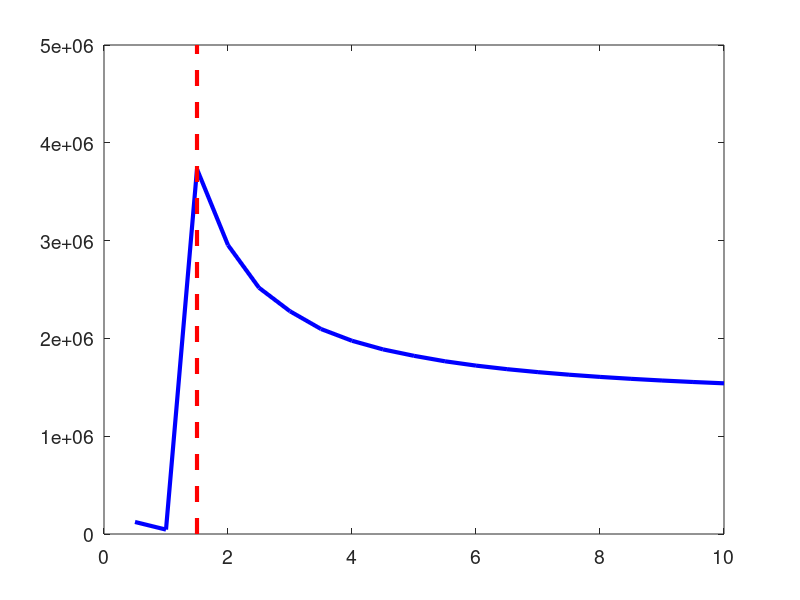

The MATLAB source for this figure: (Note: this script raises an error after producing the figure.)
clear all
close all
clc

% Set_rho_tf50 = zeros(20);
% Set_Wc_tf50 = zeros(20,7,7);
% Set_Wd_tf50 = zeros(20,7,7);
f = [0.5 : 0.5 : 10];
% 
% for i = 1 : length(f)
%     [rho, Wc, Wd] = Main_for_DOCandDODR_Loop(f(i)); 
%     Set_rho_tf50(i) = rho;
%     Set_Wc_tf50(i,:,:) = Wc;
%     Set_Wd_tf50(i,:,:) = Wd;
% end
% 
% save Set_rho_tf50.mat Set_rho_tf50;
% save Set_Wc_tf50.mat Set_Wc_tf50;
% save Set_Wd_tf50.mat Set_Wd_tf50;

load Set_rho_tf50.mat;
load Set_Wc_tf50.mat;
load Set_Wd_tf50.mat;

for i = 1: length(f)
    dummy(:,:) = Set_Wc_tf50(i,:,:);
    dummy2(:,:) = Set_Wd_tf50(i,:,:);
    rho(i) = trace(inv(dummy)*dummy2);
    invWctrace(i) = trace(inv(dummy));
    Wdtrace(i) = trace(dummy2);
    rho_c(i) = trace(inv(dummy)*[0 0 10 0 0 0 0]'*[0 0 10 0 0 0 0]);
end

for j = 1 : 7
    for i = 1 : length(f)    
        dummy(:,:) = Set_Wc_tf50(i,:,:);
        idummy = inv(dummy);
        invWc(j,i) = idummy(j,j);        
    end
end

Wc1(:,:) =  Set_Wc_tf50(2,:,:);
Wc2(:,:) =  Set_Wc_tf50(3,:,:);
Wd(:,:) =  Set_Wd_tf50(1,:,:);

figure;plot(f,rho,'b','LineWidth',3)
hold on
plot([1.5, 1.5], [0,5000000],'--r','LineWidth',3)
set(gca,'Fontsize',14,'FontWeight','demi')
xlabel('cut off frequency of actuator(Hz)')
title('DODR at final time = 50')
grid on
legend('DODR', 'critical line')

figure;plot(f,rho_c,'b','LineWidth',3)
set(gca,'Fontsize',14,'FontWeight','demi')
xlabel('cut off frequency of actuator(Hz)')
title('DOC at final time = 50')
grid on

figure;plot(f,invWctrace,'b','LineWidth',3)
set(gca,'Fontsize',14,'FontWeight','demi')
xlabel('cut off frequency of actuator(Hz)')
title('trace of inverse of Wc')
grid on

figure;plot(f,Wdtrace,'b','LineWidth',3)
set(gca,'Fontsize',14,'FontWeight','demi')
xlabel('cut off frequency of actuator(Hz)')
title('trace of Wd')
grid on



figure;plot(f,invWc(1,:),'b','LineWidth',3)
set(gca,'Fontsize',14,'FontWeight','demi')
% xlabel('cut off frequency of actuator(Hz)')
title('(1,1) of inverse of Wc')
grid on

figure;plot(f,invWc(2,:),'b','LineWidth',3)
set(gca,'Fontsize',14,'FontWeight','demi')
% xlabel('cut off frequency of actuator(Hz)')
title('(2,2) of inverse of Wc')
grid on

figure;plot(f,invWc(3,:),'b','LineWidth',3)
set(gca,'Fontsize',14,'FontWeight','demi')
% xlabel('cut off frequency of actuator(Hz)')
title('(3,3) of inverse of Wc')
grid on

figure;plot(f,invWc(4,:),'b','LineWidth',3)
set(gca,'Fontsize',14,'FontWeight','demi')
xlabel('cut off frequency of actuator(Hz)')
title('(4,4) of inverse of Wc')
grid on

figure;plot(f,invWc(5,:),'b','LineWidth',3)
set(gca,'Fontsize',14,'FontWeight','demi')
xlabel('cut off frequency of actuator(Hz)')
title('(5,5) of inverse of Wc')
grid on

figure;plot(f,invWc(6,:),'b','LineWidth',3)
set(gca,'Fontsize',14,'FontWeight','demi')
xlabel('cut off frequency of actuator(Hz)')
title('(6,6), (7,7) of inverse of Wc')
grid on

% figure;plot(f,invWc(7,:),'b','LineWidth',3)
% set(gca,'Fontsize',14,'FontWeight','demi')
% xlabel('cut off frequency of actuator(Hz)')
% title('(7,7) of inverse of Wc')
% grid on